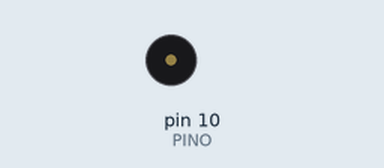
Recording of a sketch running on a simulated Arduino Uno, built with avr-gcc and run on an emulated ATmega328P. On the bench: buzzer (waves = sounding).

Above: at 1.0 s.
At 7.5 s:
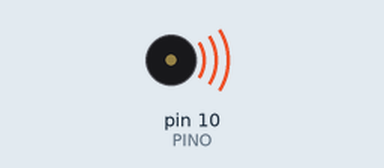
Timing chart, 0 to 10.4 s (numbered marks = the images above):
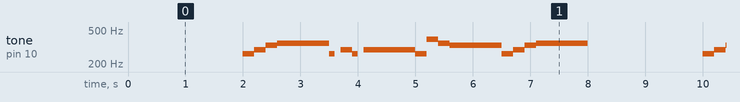

The sketch:

6-musica-com-um-buzzer.ino
```cpp
//Programa: Som no Arduino - Do Re Mi
//Autor: Arduino e Cia

#define DOH 262
#define RE 294
#define MI 330
#define FA 349
#define SOL 392
#define LA 440
#define SI 494
#define PINO 10


void setup()
{
pinMode(10,OUTPUT); //Pino do buzzer
}

void loop()
{
    delay(2000);
    tone(PINO, DOH, 200); //DO

    delay(200);
    tone(PINO, RE, 300); //RE

    delay(200);
    tone(PINO, MI, 300); //MI

    delay(200);
    tone(PINO, FA, 300); //FA

    delay(300);
    tone(PINO, FA, 300); //FA

    delay(300);
    tone(PINO, FA, 300); //FA

    delay(300);
    tone(PINO, DOH, 100); //DO

    delay(200);
    tone(PINO, RE, 300); //RE

    delay(200);
    tone(PINO, DOH, 100); //DO

    delay(200);
    tone(PINO, RE, 300); //RE

    delay(300);
    tone(PINO, RE, 300); //RE

    delay(300);
    tone(PINO, RE, 300); //RE

    delay(300);
    tone(PINO, DOH, 200); //DO

    delay(200);
    tone(PINO, SOL, 200); //SOL

    delay(200);
    tone(PINO, FA, 200); //FA

    delay(200);
    tone(PINO, MI, 300); //MI

    delay(300);
    tone(PINO, MI, 300); //MI

    delay(300);
    tone(PINO, MI, 300); //MI

    delay(300);
    tone(PINO, DOH, 200); //DO

    delay(200);
    tone(PINO, RE, 300); //RE

    delay(200);
    tone(PINO, MI, 300); //MI

    delay(200);
    tone(PINO, FA, 300); //FA

    delay(300);
    tone(PINO, FA, 300); //FA

    delay(300);
    tone(PINO, FA, 300); //FA

    delay(300);
}

/*---------- EXPLICAÇÃO ----------*/

/*
 * Com os valores definidos das fequências das notas músicais o buzzer executa
 * as mesmas a cada interação dentro do loop com auxilio da função tone
 * onde é passado por paremetro o pino onde o buzzer se encontra,
 * a intensidade do som que o buzzer fará e o tempo que ele executará a nota.
 * E também temos a função delay, para esperar o tempo para a próxima nota.
*/
```
